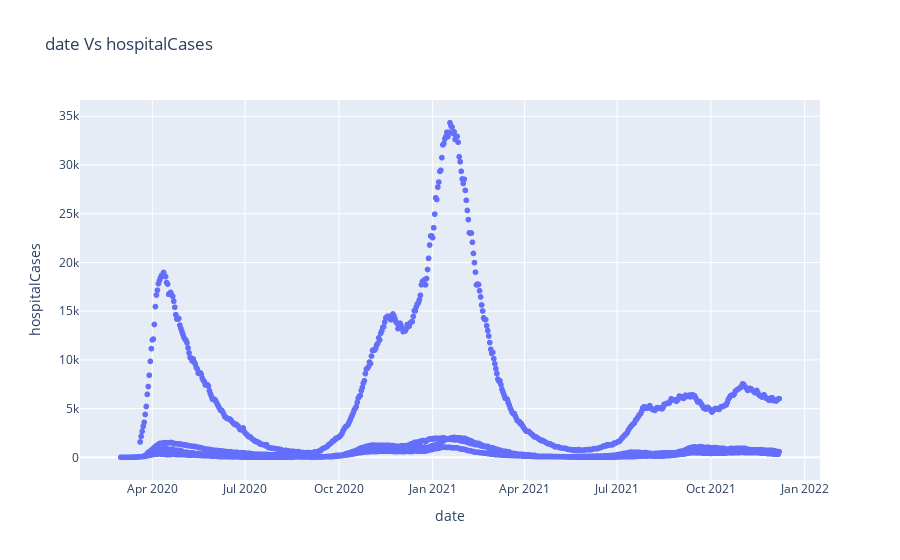
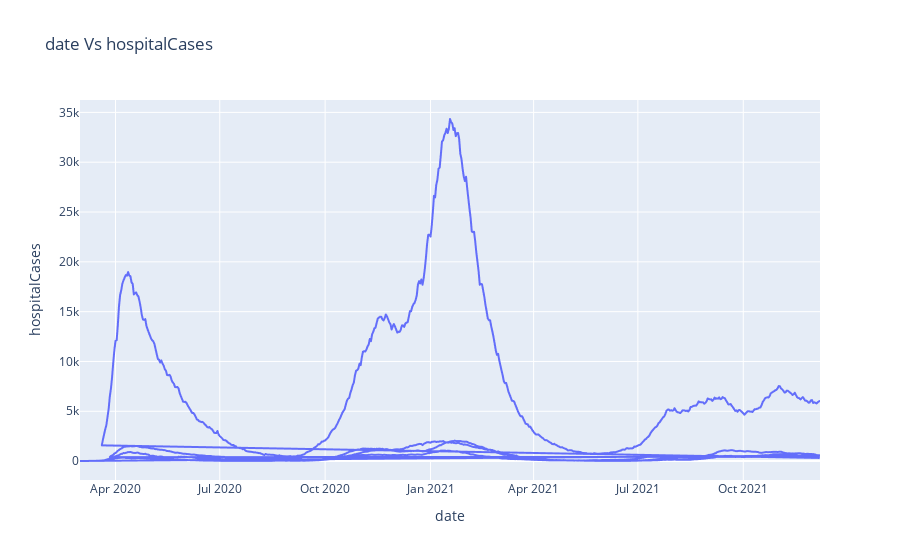
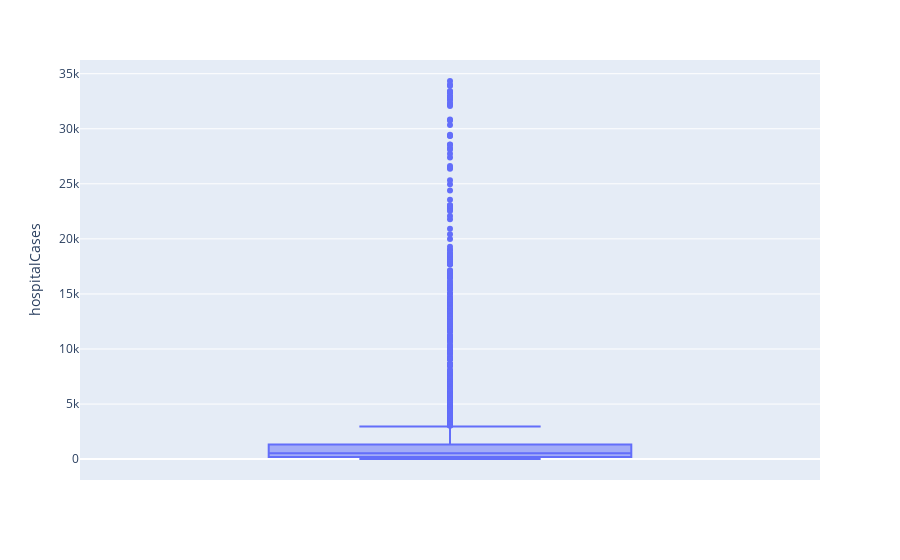

Write notebook code for charts like these, in order.
### Code cell
refresh_data()
store_data()

x = 'date'
y = 'hospitalCases'

draw_scatter(x, y)
draw_line(x, y)
draw_box(y)

### Figure 1 — Plotly figure (JSON) as saved in the notebook; plotly's stock layout.template omitted (floating-point values rounded to 4 significant figures; data arrays with more than 128 entries replaced by an {"elided": "..."} marker saying what was removed)
{"data": [{"hovertemplate": "date=%{x}<br>hospitalCases=%{y}<extra></extra>", "legendgroup": "", "marker": {"color": "#636efa", "symbol": "circle"}, "mode": "markers", "name": "", "showlegend": false, "type": "scattergl", "x": {"elided": "2519 str values"}, "xaxis": "x", "y": {"elided": "2519 int values"}, "yaxis": "y"}], "layout": {"legend": {"tracegroupgap": 0}, "title": {"text": "date Vs hospitalCases"}, "xaxis": {"anchor": "y", "domain": [0, 1], "title": {"text": "date"}}, "yaxis": {"anchor": "x", "domain": [0, 1], "title": {"text": "hospitalCases"}}}}

### Figure 2 — Plotly figure (JSON) as saved in the notebook; plotly's stock layout.template omitted (floating-point values rounded to 4 significant figures; data arrays with more than 128 entries replaced by an {"elided": "..."} marker saying what was removed)
{"data": [{"hovertemplate": "date=%{x}<br>hospitalCases=%{y}<extra></extra>", "legendgroup": "", "line": {"color": "#636efa", "dash": "solid"}, "marker": {"symbol": "circle"}, "mode": "lines", "name": "", "showlegend": false, "type": "scattergl", "x": {"elided": "2519 str values"}, "xaxis": "x", "y": {"elided": "2519 int values"}, "yaxis": "y"}], "layout": {"legend": {"tracegroupgap": 0}, "title": {"text": "date Vs hospitalCases"}, "xaxis": {"anchor": "y", "domain": [0, 1], "title": {"text": "date"}}, "yaxis": {"anchor": "x", "domain": [0, 1], "title": {"text": "hospitalCases"}}}}

### Figure 3 — Plotly figure (JSON) as saved in the notebook; plotly's stock layout.template omitted (floating-point values rounded to 4 significant figures; data arrays with more than 128 entries replaced by an {"elided": "..."} marker saying what was removed)
{"data": [{"alignmentgroup": "True", "hovertemplate": "hospitalCases=%{y}<extra></extra>", "legendgroup": "", "marker": {"color": "#636efa"}, "name": "", "notched": false, "offsetgroup": "", "orientation": "v", "showlegend": false, "type": "box", "x0": " ", "xaxis": "x", "y": {"elided": "2519 int values"}, "y0": " ", "yaxis": "y"}], "layout": {"boxmode": "group", "legend": {"tracegroupgap": 0}, "margin": {"t": 60}, "xaxis": {"anchor": "y", "domain": [0, 1]}, "yaxis": {"anchor": "x", "domain": [0, 1], "title": {"text": "hospitalCases"}}}}
